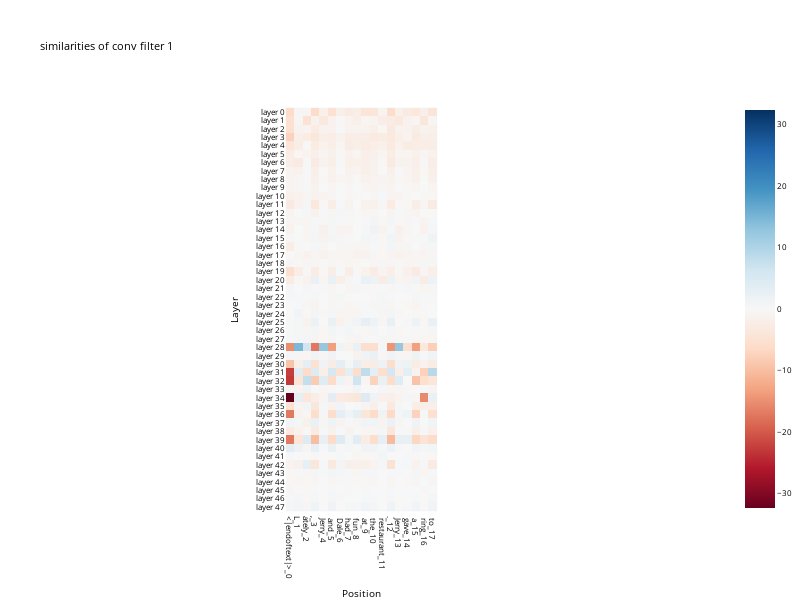
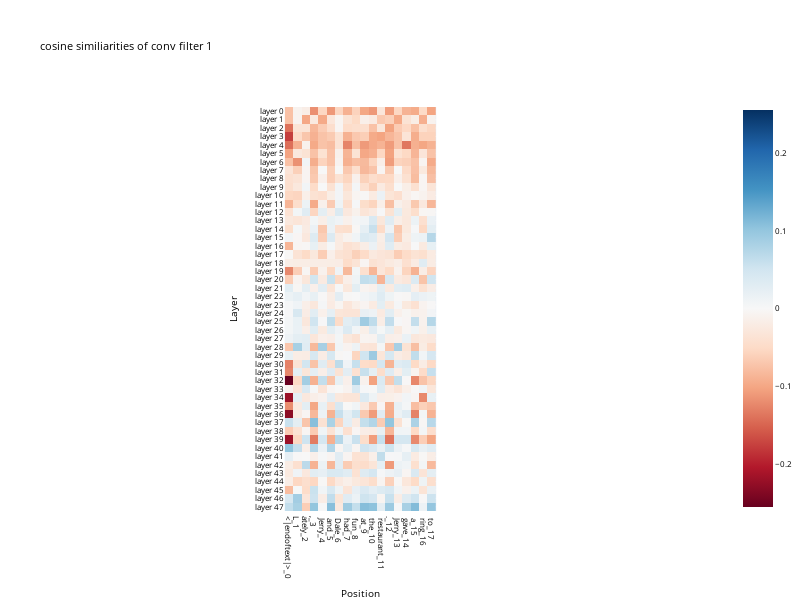
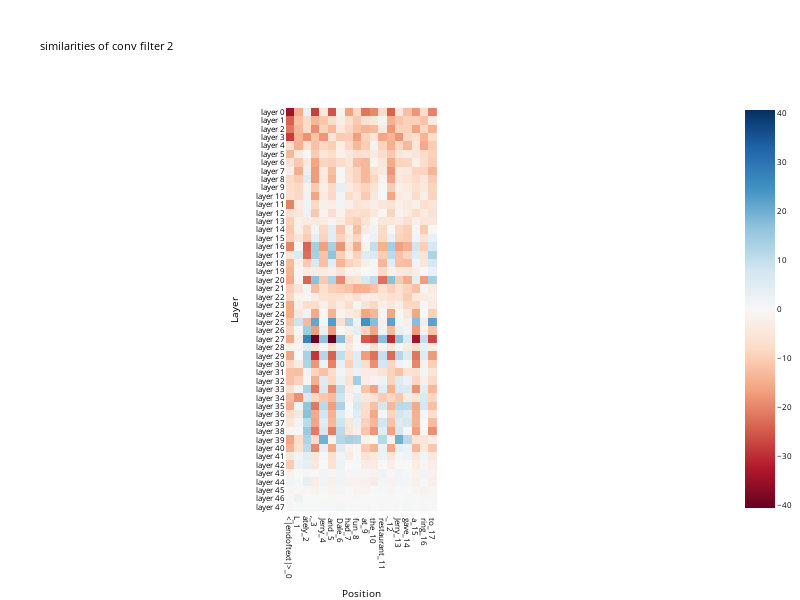
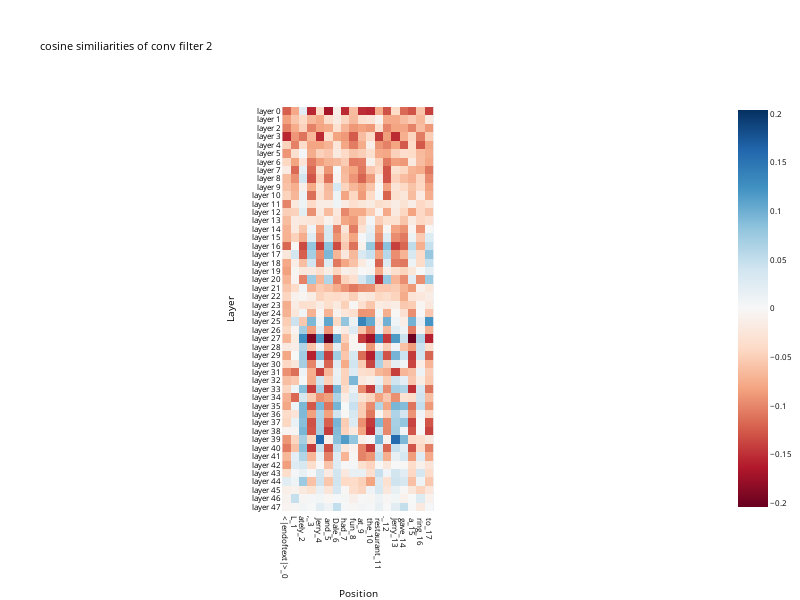

These figures' notebook cell, in order:
### Code cell
# this maps token ind -> ind in sims array
lookup = torch.zeros(model.cfg.V, dtype=torch.long, device=model.cfg.device)
lookup[all_tokens] = torch.arange(all_tokens.size()[0], device=model.cfg.device)

prompt = model.tokenizer.decode(batched_data[0][1:])
prompt_tokens = model.to_tokens(prompt)[0]
L = prompt_tokens.size()[0]
prompt_str_tokens = model.to_str_tokens(prompt_tokens)

token_labels = []
for index, str_token in enumerate(prompt_str_tokens):
    token_labels.append(f"{str_token}_{index}")


sims_per_layer = torch.zeros((model.cfg.n_layers, D_conv+1, L))
cosine_sims_per_layer = torch.zeros((model.cfg.n_layers, D_conv+1, L))
for layer in range(model.cfg.n_layers):
    for conv_i in range(D_conv+1):
        # [L]                                        [L]
        sims_per_layer[layer,conv_i,:] = sims[layer,:,conv_i][lookup[prompt_tokens]]
        cosine_sims_per_layer[layer,conv_i,:] = cosine_sims[layer,:,conv_i][lookup[prompt_tokens]]

layer_labels = [f"layer {i}" for i in range(model.cfg.n_layers)]
for conv_i in range(D_conv+1):
    if conv_i == 0: continue
    conv_str = f"conv filter {conv_i}"
    if conv_i == D_conv:
        conv_str = "conv bias"
    imshow(sims_per_layer[:,conv_i,:], fix_size=True, x=token_labels, y=layer_labels, xaxis="Position", yaxis="Layer", title=f"similarities of {conv_str}", font_size=8)
    imshow(cosine_sims_per_layer[:,conv_i,:], fix_size=True, x=token_labels, y=layer_labels, xaxis="Position", yaxis="Layer", title=f"cosine similiarities of {conv_str}", font_size=8)

### Figure 1 — Plotly figure (JSON) as saved in the notebook; plotly's stock layout.template omitted (floating-point values rounded to 4 significant figures; data arrays with more than 128 entries replaced by an {"elided": "..."} marker saying what was removed)
{"data": [{"coloraxis": "coloraxis", "hovertemplate": "Position: %{x}<br>Layer: %{y}<br>color: %{z}<extra></extra>", "name": "0", "type": "heatmap", "x": ["<|endoftext|>_0", "L_1", "ately_2", ",_3", " Jerry_4", " and_5", " Dale_6", " had_7", " fun_8", " at_9", " the_10", " restaurant_11", "._12", " Jerry_13", " gave_14", " a_15", " ring_16", " to_17"], "xaxis": "x", "y": ["layer 0", "layer 1", "layer 2", "layer 3", "layer 4", "layer 5", "layer 6", "layer 7", "layer 8", "layer 9", "layer 10", "layer 11", "layer 12", "layer 13", "layer 14", "layer 15", "layer 16", "layer 17", "layer 18", "layer 19", "layer 20", "layer 21", "layer 22", "layer 23", "layer 24", "layer 25", "layer 26", "layer 27", "layer 28", "layer 29", "layer 30", "layer 31", "layer 32", "layer 33", "layer 34", "layer 35", "layer 36", "layer 37", "layer 38", "layer 39", "layer 40", "layer 41", "layer 42", "layer 43", "layer 44", "layer 45", "layer 46", "layer 47"], "yaxis": "y", "z": {"elided": "48x18 float values"}}], "layout": {"autosize": false, "coloraxis": {"cmid": 0, "colorscale": [[0, "rgb(103,0,31)"], [0.1, "rgb(178,24,43)"], [0.2, "rgb(214,96,77)"], [0.3, "rgb(244,165,130)"], [0.4, "rgb(253,219,199)"], [0.5, "rgb(247,247,247)"], [0.6, "rgb(209,229,240)"], [0.7, "rgb(146,197,222)"], [0.8, "rgb(67,147,195)"], [0.9, "rgb(33,102,172)"], [1, "rgb(5,48,97)"]]}, "font": {"color": "black", "size": 8}, "height": 600, "legend": {"x": 0.01, "xanchor": "left", "y": 0.99, "yanchor": "top"}, "margin": {"b": 0, "l": 0, "r": 0, "t": 100}, "showlegend": true, "title": {"text": "similarities of conv filter 1"}, "width": 800, "xaxis": {"anchor": "y", "autorange": true, "constrain": "domain", "domain": [0.3948, 0.6052], "range": [-0.5, 17.5], "scaleanchor": "y", "tickmode": "array", "ticktext": ["<|endoftext|>_0", "L_1", "ately_2", ",_3", " Jerry_4", " and_5", " Dale_6", " had_7", " fun_8", " at_9", " the_10", " restaurant_11", "._12", " Jerry_13", " gave_14", " a_15", " ring_16", " to_17"], "tickvals": ["<|endoftext|>_0", "L_1", "ately_2", ",_3", " Jerry_4", " and_5", " Dale_6", " had_7", " fun_8", " at_9", " the_10", " restaurant_11", "._12", " Jerry_13", " gave_14", " a_15", " ring_16", " to_17"], "title": {"text": "Position"}, "type": "category"}, "yaxis": {"anchor": "x", "autorange": true, "constrain": "domain", "domain": [0, 1], "range": [47.5, -0.5], "tickmode": "array", "ticktext": ["layer 0", "layer 1", "layer 2", "layer 3", "layer 4", "layer 5", "layer 6", "layer 7", "layer 8", "layer 9", "layer 10", "layer 11", "layer 12", "layer 13", "layer 14", "layer 15", "layer 16", "layer 17", "layer 18", "layer 19", "layer 20", "layer 21", "layer 22", "layer 23", "layer 24", "layer 25", "layer 26", "layer 27", "layer 28", "layer 29", "layer 30", "layer 31", "layer 32", "layer 33", "layer 34", "layer 35", "layer 36", "layer 37", "layer 38", "layer 39", "layer 40", "layer 41", "layer 42", "layer 43", "layer 44", "layer 45", "layer 46", "layer 47"], "tickvals": ["layer 0", "layer 1", "layer 2", "layer 3", "layer 4", "layer 5", "layer 6", "layer 7", "layer 8", "layer 9", "layer 10", "layer 11", "layer 12", "layer 13", "layer 14", "layer 15", "layer 16", "layer 17", "layer 18", "layer 19", "layer 20", "layer 21", "layer 22", "layer 23", "layer 24", "layer 25", "layer 26", "layer 27", "layer 28", "layer 29", "layer 30", "layer 31", "layer 32", "layer 33", "layer 34", "layer 35", "layer 36", "layer 37", "layer 38", "layer 39", "layer 40", "layer 41", "layer 42", "layer 43", "layer 44", "layer 45", "layer 46", "layer 47"], "title": {"text": "Layer"}, "type": "category"}}}

### Figure 2 — Plotly figure (JSON) as saved in the notebook; plotly's stock layout.template omitted (floating-point values rounded to 4 significant figures; data arrays with more than 128 entries replaced by an {"elided": "..."} marker saying what was removed)
{"data": [{"coloraxis": "coloraxis", "hovertemplate": "Position: %{x}<br>Layer: %{y}<br>color: %{z}<extra></extra>", "name": "0", "type": "heatmap", "x": ["<|endoftext|>_0", "L_1", "ately_2", ",_3", " Jerry_4", " and_5", " Dale_6", " had_7", " fun_8", " at_9", " the_10", " restaurant_11", "._12", " Jerry_13", " gave_14", " a_15", " ring_16", " to_17"], "xaxis": "x", "y": ["layer 0", "layer 1", "layer 2", "layer 3", "layer 4", "layer 5", "layer 6", "layer 7", "layer 8", "layer 9", "layer 10", "layer 11", "layer 12", "layer 13", "layer 14", "layer 15", "layer 16", "layer 17", "layer 18", "layer 19", "layer 20", "layer 21", "layer 22", "layer 23", "layer 24", "layer 25", "layer 26", "layer 27", "layer 28", "layer 29", "layer 30", "layer 31", "layer 32", "layer 33", "layer 34", "layer 35", "layer 36", "layer 37", "layer 38", "layer 39", "layer 40", "layer 41", "layer 42", "layer 43", "layer 44", "layer 45", "layer 46", "layer 47"], "yaxis": "y", "z": {"elided": "48x18 float values"}}], "layout": {"autosize": false, "coloraxis": {"cmid": 0, "colorscale": [[0, "rgb(103,0,31)"], [0.1, "rgb(178,24,43)"], [0.2, "rgb(214,96,77)"], [0.3, "rgb(244,165,130)"], [0.4, "rgb(253,219,199)"], [0.5, "rgb(247,247,247)"], [0.6, "rgb(209,229,240)"], [0.7, "rgb(146,197,222)"], [0.8, "rgb(67,147,195)"], [0.9, "rgb(33,102,172)"], [1, "rgb(5,48,97)"]]}, "font": {"color": "black", "size": 8}, "height": 600, "legend": {"x": 0.01, "xanchor": "left", "y": 0.99, "yanchor": "top"}, "margin": {"b": 0, "l": 0, "r": 0, "t": 100}, "showlegend": true, "title": {"text": "cosine similiarities of conv filter 1"}, "width": 800, "xaxis": {"anchor": "y", "autorange": true, "constrain": "domain", "domain": [0.3944, 0.6056], "range": [-0.5, 17.5], "scaleanchor": "y", "tickmode": "array", "ticktext": ["<|endoftext|>_0", "L_1", "ately_2", ",_3", " Jerry_4", " and_5", " Dale_6", " had_7", " fun_8", " at_9", " the_10", " restaurant_11", "._12", " Jerry_13", " gave_14", " a_15", " ring_16", " to_17"], "tickvals": ["<|endoftext|>_0", "L_1", "ately_2", ",_3", " Jerry_4", " and_5", " Dale_6", " had_7", " fun_8", " at_9", " the_10", " restaurant_11", "._12", " Jerry_13", " gave_14", " a_15", " ring_16", " to_17"], "title": {"text": "Position"}, "type": "category"}, "yaxis": {"anchor": "x", "autorange": true, "constrain": "domain", "domain": [0, 1], "range": [47.5, -0.5], "tickmode": "array", "ticktext": ["layer 0", "layer 1", "layer 2", "layer 3", "layer 4", "layer 5", "layer 6", "layer 7", "layer 8", "layer 9", "layer 10", "layer 11", "layer 12", "layer 13", "layer 14", "layer 15", "layer 16", "layer 17", "layer 18", "layer 19", "layer 20", "layer 21", "layer 22", "layer 23", "layer 24", "layer 25", "layer 26", "layer 27", "layer 28", "layer 29", "layer 30", "layer 31", "layer 32", "layer 33", "layer 34", "layer 35", "layer 36", "layer 37", "layer 38", "layer 39", "layer 40", "layer 41", "layer 42", "layer 43", "layer 44", "layer 45", "layer 46", "layer 47"], "tickvals": ["layer 0", "layer 1", "layer 2", "layer 3", "layer 4", "layer 5", "layer 6", "layer 7", "layer 8", "layer 9", "layer 10", "layer 11", "layer 12", "layer 13", "layer 14", "layer 15", "layer 16", "layer 17", "layer 18", "layer 19", "layer 20", "layer 21", "layer 22", "layer 23", "layer 24", "layer 25", "layer 26", "layer 27", "layer 28", "layer 29", "layer 30", "layer 31", "layer 32", "layer 33", "layer 34", "layer 35", "layer 36", "layer 37", "layer 38", "layer 39", "layer 40", "layer 41", "layer 42", "layer 43", "layer 44", "layer 45", "layer 46", "layer 47"], "title": {"text": "Layer"}, "type": "category"}}}

### Figure 3 — Plotly figure (JSON) as saved in the notebook; plotly's stock layout.template omitted (floating-point values rounded to 4 significant figures; data arrays with more than 128 entries replaced by an {"elided": "..."} marker saying what was removed)
{"data": [{"coloraxis": "coloraxis", "hovertemplate": "Position: %{x}<br>Layer: %{y}<br>color: %{z}<extra></extra>", "name": "0", "type": "heatmap", "x": ["<|endoftext|>_0", "L_1", "ately_2", ",_3", " Jerry_4", " and_5", " Dale_6", " had_7", " fun_8", " at_9", " the_10", " restaurant_11", "._12", " Jerry_13", " gave_14", " a_15", " ring_16", " to_17"], "xaxis": "x", "y": ["layer 0", "layer 1", "layer 2", "layer 3", "layer 4", "layer 5", "layer 6", "layer 7", "layer 8", "layer 9", "layer 10", "layer 11", "layer 12", "layer 13", "layer 14", "layer 15", "layer 16", "layer 17", "layer 18", "layer 19", "layer 20", "layer 21", "layer 22", "layer 23", "layer 24", "layer 25", "layer 26", "layer 27", "layer 28", "layer 29", "layer 30", "layer 31", "layer 32", "layer 33", "layer 34", "layer 35", "layer 36", "layer 37", "layer 38", "layer 39", "layer 40", "layer 41", "layer 42", "layer 43", "layer 44", "layer 45", "layer 46", "layer 47"], "yaxis": "y", "z": {"elided": "48x18 float values"}}], "layout": {"autosize": false, "coloraxis": {"cmid": 0, "colorscale": [[0, "rgb(103,0,31)"], [0.1, "rgb(178,24,43)"], [0.2, "rgb(214,96,77)"], [0.3, "rgb(244,165,130)"], [0.4, "rgb(253,219,199)"], [0.5, "rgb(247,247,247)"], [0.6, "rgb(209,229,240)"], [0.7, "rgb(146,197,222)"], [0.8, "rgb(67,147,195)"], [0.9, "rgb(33,102,172)"], [1, "rgb(5,48,97)"]]}, "font": {"color": "black", "size": 8}, "height": 600, "legend": {"x": 0.01, "xanchor": "left", "y": 0.99, "yanchor": "top"}, "margin": {"b": 0, "l": 0, "r": 0, "t": 100}, "showlegend": true, "title": {"text": "similarities of conv filter 2"}, "width": 800, "xaxis": {"anchor": "y", "autorange": true, "constrain": "domain", "domain": [0.3948, 0.6052], "range": [-0.5, 17.5], "scaleanchor": "y", "tickmode": "array", "ticktext": ["<|endoftext|>_0", "L_1", "ately_2", ",_3", " Jerry_4", " and_5", " Dale_6", " had_7", " fun_8", " at_9", " the_10", " restaurant_11", "._12", " Jerry_13", " gave_14", " a_15", " ring_16", " to_17"], "tickvals": ["<|endoftext|>_0", "L_1", "ately_2", ",_3", " Jerry_4", " and_5", " Dale_6", " had_7", " fun_8", " at_9", " the_10", " restaurant_11", "._12", " Jerry_13", " gave_14", " a_15", " ring_16", " to_17"], "title": {"text": "Position"}, "type": "category"}, "yaxis": {"anchor": "x", "autorange": true, "constrain": "domain", "domain": [0, 1], "range": [47.5, -0.5], "tickmode": "array", "ticktext": ["layer 0", "layer 1", "layer 2", "layer 3", "layer 4", "layer 5", "layer 6", "layer 7", "layer 8", "layer 9", "layer 10", "layer 11", "layer 12", "layer 13", "layer 14", "layer 15", "layer 16", "layer 17", "layer 18", "layer 19", "layer 20", "layer 21", "layer 22", "layer 23", "layer 24", "layer 25", "layer 26", "layer 27", "layer 28", "layer 29", "layer 30", "layer 31", "layer 32", "layer 33", "layer 34", "layer 35", "layer 36", "layer 37", "layer 38", "layer 39", "layer 40", "layer 41", "layer 42", "layer 43", "layer 44", "layer 45", "layer 46", "layer 47"], "tickvals": ["layer 0", "layer 1", "layer 2", "layer 3", "layer 4", "layer 5", "layer 6", "layer 7", "layer 8", "layer 9", "layer 10", "layer 11", "layer 12", "layer 13", "layer 14", "layer 15", "layer 16", "layer 17", "layer 18", "layer 19", "layer 20", "layer 21", "layer 22", "layer 23", "layer 24", "layer 25", "layer 26", "layer 27", "layer 28", "layer 29", "layer 30", "layer 31", "layer 32", "layer 33", "layer 34", "layer 35", "layer 36", "layer 37", "layer 38", "layer 39", "layer 40", "layer 41", "layer 42", "layer 43", "layer 44", "layer 45", "layer 46", "layer 47"], "title": {"text": "Layer"}, "type": "category"}}}

### Figure 4 — Plotly figure (JSON) as saved in the notebook; plotly's stock layout.template omitted (floating-point values rounded to 4 significant figures; data arrays with more than 128 entries replaced by an {"elided": "..."} marker saying what was removed)
{"data": [{"coloraxis": "coloraxis", "hovertemplate": "Position: %{x}<br>Layer: %{y}<br>color: %{z}<extra></extra>", "name": "0", "type": "heatmap", "x": ["<|endoftext|>_0", "L_1", "ately_2", ",_3", " Jerry_4", " and_5", " Dale_6", " had_7", " fun_8", " at_9", " the_10", " restaurant_11", "._12", " Jerry_13", " gave_14", " a_15", " ring_16", " to_17"], "xaxis": "x", "y": ["layer 0", "layer 1", "layer 2", "layer 3", "layer 4", "layer 5", "layer 6", "layer 7", "layer 8", "layer 9", "layer 10", "layer 11", "layer 12", "layer 13", "layer 14", "layer 15", "layer 16", "layer 17", "layer 18", "layer 19", "layer 20", "layer 21", "layer 22", "layer 23", "layer 24", "layer 25", "layer 26", "layer 27", "layer 28", "layer 29", "layer 30", "layer 31", "layer 32", "layer 33", "layer 34", "layer 35", "layer 36", "layer 37", "layer 38", "layer 39", "layer 40", "layer 41", "layer 42", "layer 43", "layer 44", "layer 45", "layer 46", "layer 47"], "yaxis": "y", "z": {"elided": "48x18 float values"}}], "layout": {"autosize": false, "coloraxis": {"cmid": 0, "colorscale": [[0, "rgb(103,0,31)"], [0.1, "rgb(178,24,43)"], [0.2, "rgb(214,96,77)"], [0.3, "rgb(244,165,130)"], [0.4, "rgb(253,219,199)"], [0.5, "rgb(247,247,247)"], [0.6, "rgb(209,229,240)"], [0.7, "rgb(146,197,222)"], [0.8, "rgb(67,147,195)"], [0.9, "rgb(33,102,172)"], [1, "rgb(5,48,97)"]]}, "font": {"color": "black", "size": 8}, "height": 600, "legend": {"x": 0.01, "xanchor": "left", "y": 0.99, "yanchor": "top"}, "margin": {"b": 0, "l": 0, "r": 0, "t": 100}, "showlegend": true, "title": {"text": "cosine similiarities of conv filter 2"}, "width": 800, "xaxis": {"anchor": "y", "autorange": true, "constrain": "domain", "domain": [0.3936, 0.6064], "range": [-0.5, 17.5], "scaleanchor": "y", "tickmode": "array", "ticktext": ["<|endoftext|>_0", "L_1", "ately_2", ",_3", " Jerry_4", " and_5", " Dale_6", " had_7", " fun_8", " at_9", " the_10", " restaurant_11", "._12", " Jerry_13", " gave_14", " a_15", " ring_16", " to_17"], "tickvals": ["<|endoftext|>_0", "L_1", "ately_2", ",_3", " Jerry_4", " and_5", " Dale_6", " had_7", " fun_8", " at_9", " the_10", " restaurant_11", "._12", " Jerry_13", " gave_14", " a_15", " ring_16", " to_17"], "title": {"text": "Position"}, "type": "category"}, "yaxis": {"anchor": "x", "autorange": true, "constrain": "domain", "domain": [0, 1], "range": [47.5, -0.5], "tickmode": "array", "ticktext": ["layer 0", "layer 1", "layer 2", "layer 3", "layer 4", "layer 5", "layer 6", "layer 7", "layer 8", "layer 9", "layer 10", "layer 11", "layer 12", "layer 13", "layer 14", "layer 15", "layer 16", "layer 17", "layer 18", "layer 19", "layer 20", "layer 21", "layer 22", "layer 23", "layer 24", "layer 25", "layer 26", "layer 27", "layer 28", "layer 29", "layer 30", "layer 31", "layer 32", "layer 33", "layer 34", "layer 35", "layer 36", "layer 37", "layer 38", "layer 39", "layer 40", "layer 41", "layer 42", "layer 43", "layer 44", "layer 45", "layer 46", "layer 47"], "tickvals": ["layer 0", "layer 1", "layer 2", "layer 3", "layer 4", "layer 5", "layer 6", "layer 7", "layer 8", "layer 9", "layer 10", "layer 11", "layer 12", "layer 13", "layer 14", "layer 15", "layer 16", "layer 17", "layer 18", "layer 19", "layer 20", "layer 21", "layer 22", "layer 23", "layer 24", "layer 25", "layer 26", "layer 27", "layer 28", "layer 29", "layer 30", "layer 31", "layer 32", "layer 33", "layer 34", "layer 35", "layer 36", "layer 37", "layer 38", "layer 39", "layer 40", "layer 41", "layer 42", "layer 43", "layer 44", "layer 45", "layer 46", "layer 47"], "title": {"text": "Layer"}, "type": "category"}}}
